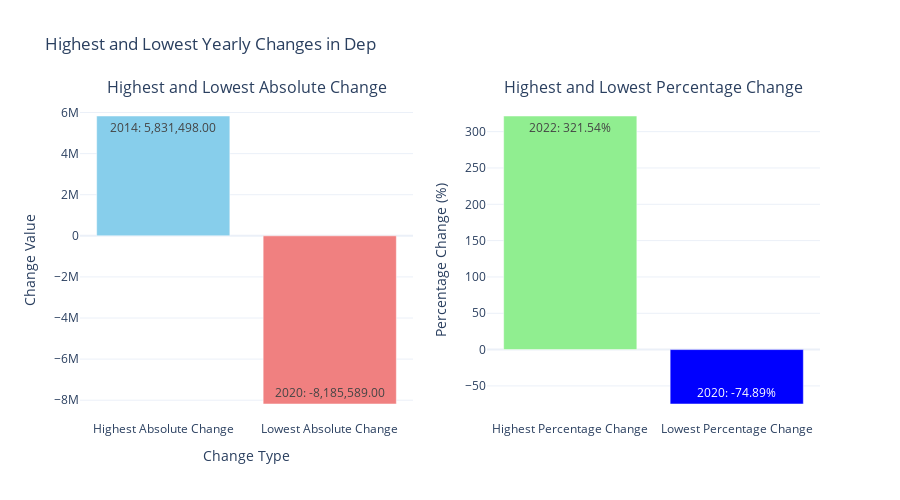

Notebook code cell kept with this figure:
### Code cell
import plotly.graph_objects as go
from plotly.subplots import make_subplots

# Define data
highest_abs_change_year = (2014, 5831498.0)
lowest_abs_change_year = (2020, -8185589.0)
highest_pct_change_year = (2022, 321.54)
lowest_pct_change_year = (2020, -74.89)

# Create figure with two subplots
fig = make_subplots(rows=1, cols=2, subplot_titles=("Highest and Lowest Absolute Change", "Highest and Lowest Percentage Change"))

# Plot Absolute Change with annotations
fig.add_trace(go.Bar(
    x=['Highest Absolute Change', 'Lowest Absolute Change'],
    y=[highest_abs_change_year[1], lowest_abs_change_year[1]],
    text=[f"{highest_abs_change_year[0]}: {highest_abs_change_year[1]:,.2f}", f"{lowest_abs_change_year[0]}: {lowest_abs_change_year[1]:,.2f}"],
    textposition="inside",
    marker_color=['skyblue', 'lightcoral'],
    name="Absolute Change"
), row=1, col=1)

# Plot Percentage Change with annotations
fig.add_trace(go.Bar(
    x=['Highest Percentage Change', 'Lowest Percentage Change'],
    y=[highest_pct_change_year[1], lowest_pct_change_year[1]],
    text=[f"{highest_pct_change_year[0]}: {highest_pct_change_year[1]:.2f}%", f"{lowest_pct_change_year[0]}: {lowest_pct_change_year[1]:.2f}%"],
    textposition="inside",
    marker_color=['lightgreen', 'blue'],
    name="Percentage Change"
), row=1, col=2)

# Update layout
fig.update_layout(
    title="Highest and Lowest Yearly Changes in Dep",
    template="plotly_white",
    height=500,
    showlegend=False,
    xaxis=dict(title="Change Type"),
    yaxis=dict(title="Change Value"),
    yaxis2=dict(title="Percentage Change (%)")
)

# Show plot
fig.show()

### Figure 1 — Plotly figure (JSON) as saved in the notebook; plotly's stock layout.template omitted (floating-point values rounded to 4 significant figures)
{"data": [{"marker": {"color": ["skyblue", "lightcoral"]}, "name": "Absolute Change", "text": ["2014: 5,831,498.00", "2020: -8,185,589.00"], "textposition": "inside", "type": "bar", "x": ["Highest Absolute Change", "Lowest Absolute Change"], "xaxis": "x", "y": [5831498, -8185589], "yaxis": "y"}, {"marker": {"color": ["lightgreen", "blue"]}, "name": "Percentage Change", "text": ["2022: 321.54%", "2020: -74.89%"], "textposition": "inside", "type": "bar", "x": ["Highest Percentage Change", "Lowest Percentage Change"], "xaxis": "x2", "y": [321.5, -74.89], "yaxis": "y2"}], "layout": {"annotations": [{"font": {"size": 16}, "showarrow": false, "text": "Highest and Lowest Absolute Change", "x": 0.225, "xanchor": "center", "xref": "paper", "y": 1, "yanchor": "bottom", "yref": "paper"}, {"font": {"size": 16}, "showarrow": false, "text": "Highest and Lowest Percentage Change", "x": 0.775, "xanchor": "center", "xref": "paper", "y": 1, "yanchor": "bottom", "yref": "paper"}], "height": 500, "showlegend": false, "title": {"text": "Highest and Lowest Yearly Changes in Dep"}, "xaxis": {"anchor": "y", "domain": [0, 0.45], "title": {"text": "Change Type"}}, "xaxis2": {"anchor": "y2", "domain": [0.55, 1]}, "yaxis": {"anchor": "x", "domain": [0, 1], "title": {"text": "Change Value"}}, "yaxis2": {"anchor": "x2", "domain": [0, 1], "title": {"text": "Percentage Change (%)"}}}}
